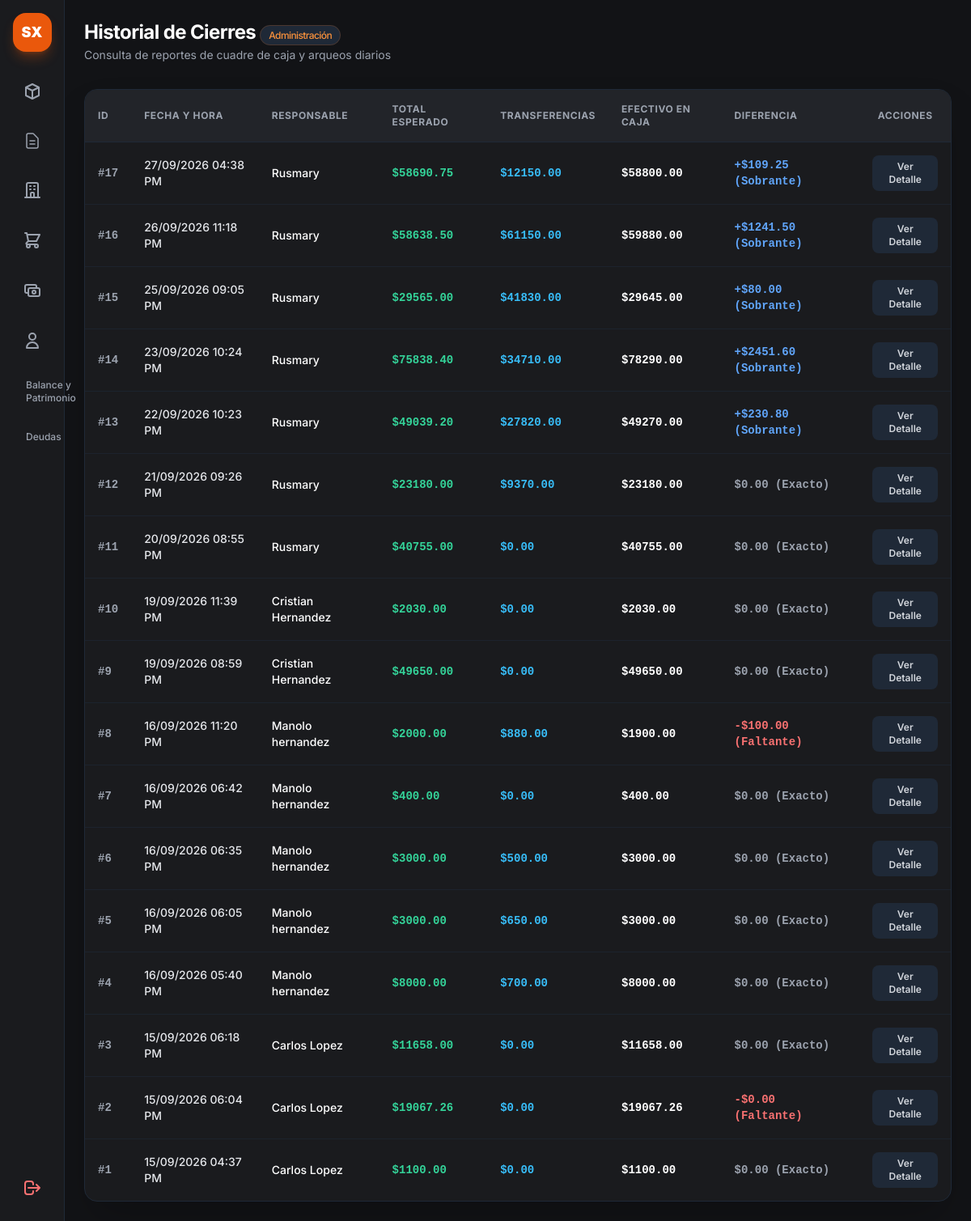
Page /admin/cierres (signed in) on the earlier database version.
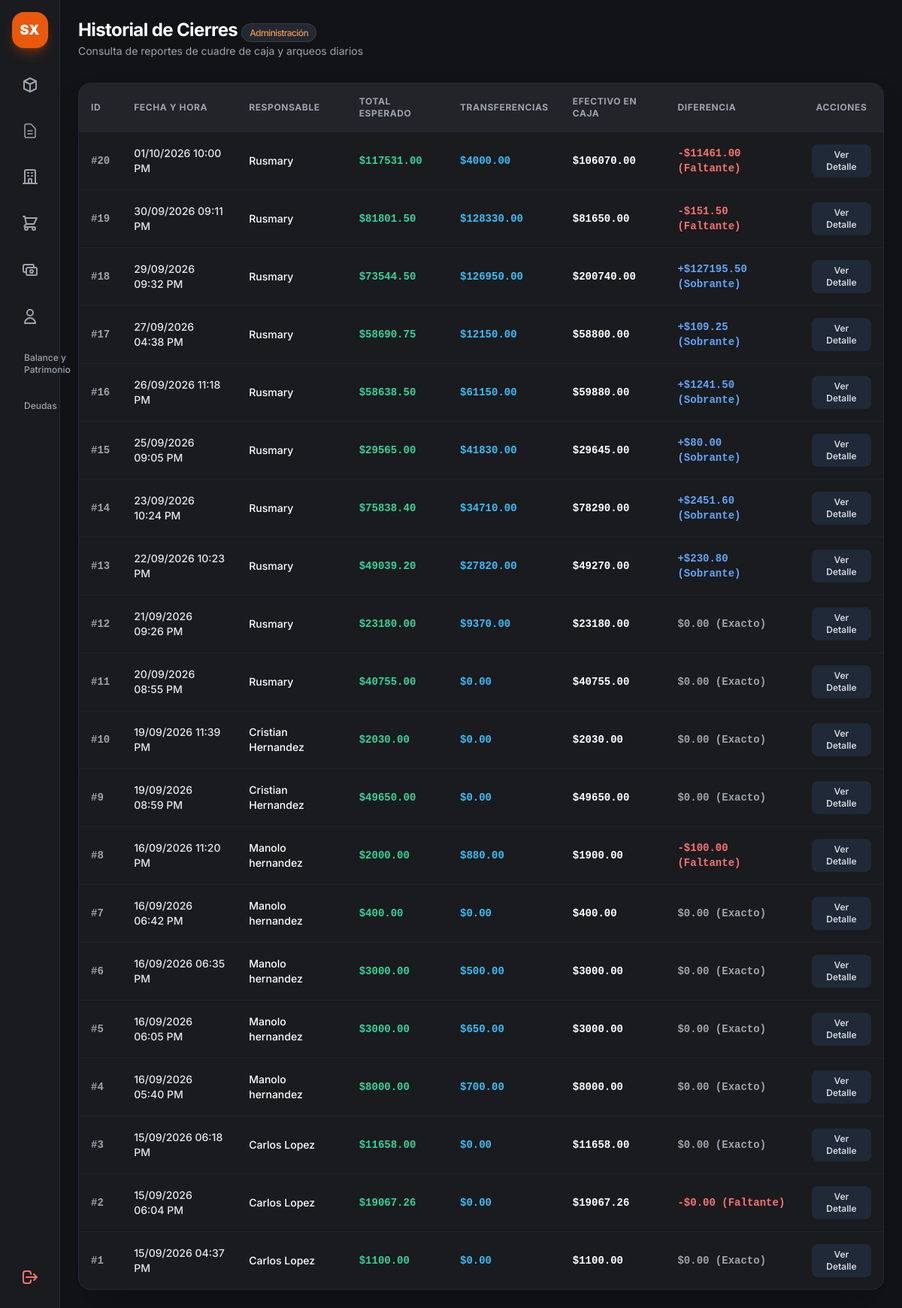
Same page on the later database version.
### app.py (models this page shows)
class CierreDia(db.Model):
    __tablename__ = 'cierres_dia'
    id = db.Column(db.Integer, primary_key=True)
    fecha = db.Column(db.DateTime, default=datetime.utcnow)
    usuario_id = db.Column(db.Integer, db.ForeignKey('usuarios.id'), nullable=True)
    usuario_nombre = db.Column(db.String(100), nullable=False)
    total_esperado = db.Column(db.Float, default=0.0)
    efectivo_caja = db.Column(db.Float, default=0.0)
    total_transferencias = db.Column(db.Float, default=0.0)
    total_deudas = db.Column(db.Float, default=0.0) # <--- Nuevo campo para el total de deudas
    diferencia = db.Column(db.Float, default=0.0)
    detalles = db.relationship('DetalleCierre', backref='cierre', lazy=True)
    deudas = db.relationship('DeudaCierre', backref='cierre', lazy=True) # <--- Relación con las deudas del cierre

### app.py (the view)
@app.route('/admin/cierres')
def vista_reporte_cierres():
    if 'user' not in session or session.get('rol') != 'admin':
        return redirect(url_for('login'))
    cierres = CierreDia.query.order_by(CierreDia.fecha.desc()).all()
    return render_template('admin_cierres.html', cierres=cierres)

### app.py (called while the page is built)
@app.context_processor
def inject_today():
    return {'hoy': date.today()}

### templates/admin_cierres.html (shortened to what this page needs)
{% extends "base.html" %}
{% block content %}
<main class="flex-1 flex flex-col min-w-0 overflow-y-auto">
    <header class="p-6 pb-2 flex flex-col sm:flex-row sm:items-center justify-between gap-4">
        <div>
            <h1 class="text-2xl font-bold text-white tracking-tight">Historial de Cierres <span
                    class="text-xs font-medium px-2.5 py-1 rounded-full bg-gray-800 text-orange-400 border border-orange-500/20">Administración</span></h1>
            <p class="text-sm text-gray-400 mt-0.5">Consulta de reportes de cuadre de caja y arqueos diarios</p>
        </div>
    </header>
    <section class="p-6 flex-1">
        <div class="bg-[#1a1b1e] border border-gray-800 rounded-2xl overflow-hidden shadow-2xl">
            <div class="overflow-x-auto">
                <table class="w-full text-left border-collapse">
                    <thead>
                        <tr class="border-b border-gray-800 text-xs font-semibold text-gray-400 uppercase tracking-wider bg-[#222429]">
                            <th class="p-4">ID</th>
                            <th class="p-4">Fecha y Hora</th>
                            <th class="p-4">Responsable</th>
                            <th class="p-4">Total Esperado</th>
                            <th class="p-4">Transferencias</th>
                            <th class="p-4">Efectivo en Caja</th>
                            <th class="p-4">Diferencia</th>
                            <th class="p-4 text-center">Acciones</th>
                        </tr>
                    </thead>
                    <tbody class="divide-y divide-gray-800/60 text-sm">
                        {% for c in cierres %}
                        <tr class="hover:bg-gray-800/30 transition-colors">
                            <td class="p-4 font-mono font-bold text-gray-400">#{{ c.id }}</td>
                            <td class="p-4 text-gray-200 font-medium">{{ c.fecha.strftime('%d/%m/%Y %I:%M %p') }}</td>
                            <td class="p-4 text-white font-medium">{{ c.usuario_nombre }}</td>
                            <td class="p-4 text-emerald-400 font-mono font-bold">${{ "%.2f"|format(c.total_esperado) }}</td>
                            <td class="p-4 text-sky-400 font-mono font-bold">${{ "%.2f"|format(c.total_transferencias or 0.0) }}</td>
                            <td class="p-4 text-white font-mono font-bold">${{ "%.2f"|format(c.efectivo_caja) }}</td>
                            <td class="p-4 font-mono font-bold">
                                {% if c.diferencia < 0 %}
                                    <span class="text-red-400">-${{ "%.2f"|format(c.diferencia|abs) }} (Faltante)</span>
                                {% elif c.diferencia > 0 %}
                                    <span class="text-blue-400">+${{ "%.2f"|format(c.diferencia) }} (Sobrante)</span>
                                {% else %}
                                    <span class="text-gray-400">$0.00 (Exacto)</span>
                                {% endif %}
                            </td>
                            <td class="p-4 text-center">
                                <button onclick="verDetalleCierre({{ c.id }})"
                                    class="px-3 py-1.5 bg-gray-800 hover:bg-orange-500 text-gray-300 hover:text-white rounded-lg text-xs font-semibold transition">
                                    Ver Detalle
                                </button>
                            </td>
                        </tr>
                        {% else %}
                        <tr>
                            <td colspan="8" class="p-8 text-center text-gray-500">No hay cierres registrados.</td>
                        </tr>
                        {% endfor %}
                    </tbody>
                </table>
            </div>
        </div>
    </section>
</main>
{% endblock %}

### templates/base.html (shortened to what this page needs)
<!DOCTYPE html>
<html lang="es" class="h-full bg-[#121316]">
<head>
    <script src="https://cdn.tailwindcss.com"></script>
    <link rel="stylesheet" href="/static/css/style.css">
</head>
<body class="h-full bg-[#121316] text-gray-200 flex overflow-hidden">
    <aside
        class="w-16 md:w-20 bg-[#1a1b1e] border-r border-gray-800 flex flex-col items-center py-4 justify-between h-screen shrink-0 z-40">
        <div class="flex flex-col items-center gap-6 w-full">
            <div
                class="w-10 h-10 md:w-12 md:h-12 bg-orange-600 rounded-2xl flex items-center justify-center font-black text-white text-lg shadow-lg shadow-orange-600/30">
                SX
            </div>
            <nav class="flex flex-col gap-3 w-full px-2">
                <a href="{{ url_for('vista_admin') }}" title="Almacenes"
                    class="p-3 rounded-2xl flex items-center justify-center transition-all border {{ 'bg-orange-600/10 border-orange-500/30 text-orange-500' if request.endpoint == 'vista_admin' else 'border-transparent text-gray-400 hover:text-white hover:bg-gray-800' }}">
                    <svg class="w-6 h-6" fill="none" stroke="currentColor" viewBox="0 0 24 24">
                        <path stroke-linecap="round" stroke-linejoin="round" stroke-width="2"
                            d="M20 7l-8-4-8 4m16 0l-8 4m8-4v10l-8 4m0-10L4 7m8 4v10M4 7v10l8 4"></path>
                    </svg>
                </a>
                <a href="{{ url_for('vista_reporte_cierres') }}" title="Reportes de Cierre"
                    class="flex items-center justify-center p-3 text-gray-400 hover:text-white hover:bg-gray-800/60 rounded-xl transition">
                    <svg class="w-6 h-6 stroke-[1.5]" fill="none" stroke="currentColor" viewBox="0 0 24 24">
                        <path stroke-linecap="round" stroke-linejoin="round"
                            d="M9 12h6m-6 4h6m2 5H7a2 2 0 01-2-2V5a2 2 0 012-2h5.586a1 1 0 01.707.293l5.414 5.414a1 1 0 01.293.707V19a2 2 0 01-2 2z" />
                    </svg>
                </a>
                <a href="{{ url_for('vista_gestion_entidades') }}" title="Almacenes y Proveedores"
                    class="p-3 rounded-2xl flex items-center justify-center transition-all border {{ 'bg-orange-600/10 border-orange-500/30 text-orange-500' if request.endpoint == 'vista_gestion_entidades' else 'border-transparent text-gray-400 hover:text-white hover:bg-gray-800' }}">
                    <svg class="w-6 h-6" fill="none" stroke="currentColor" viewBox="0 0 24 24">
                        <path stroke-linecap="round" stroke-linejoin="round" stroke-width="2"
                            d="M19 21V5a2 2 0 00-2-2H7a2 2 0 00-2 2v16m14 0h2m-2 0h-5m-9 0H3m2 0h5M9 7h1m-1 4h1m4-4h1m-1 4h1m-5 10v-5a1 1 0 011-1h2a1 1 0 011 1v5m-4 0h4" />
                    </svg>
                </a>
                <a href="{{ url_for('compras.vista_compras') }}" title="Cálculo de Compras"
                    class="p-3 rounded-2xl flex items-center justify-center transition-all border {{ 'bg-orange-600/10 border-orange-500/30 text-orange-500' if request.endpoint == 'compras.vista_compras' else 'border-transparent text-gray-400 hover:text-white hover:bg-gray-800' }}">
                    <svg class="w-6 h-6" fill="none" stroke="currentColor" viewBox="0 0 24 24">
                        <path stroke-linecap="round" stroke-linejoin="round" stroke-width="2"
                            d="M3 3h2l.4 2M7 13h10l4-8H5.4M7 13L5.4 5M7 13l-2.293 2.293c-.63.63-.184 1.707.707 1.707H17m0 0a2 2 0 100 4 2 2 0 000-4zm-8 2a2 2 0 11-4 0 2 2 0 014 0z" />
                    </svg>
                </a>
                <a href="{{ url_for('cuentas_por_pagar') }}" title="Cuentas por Pagar"
                    class="p-3 rounded-2xl flex items-center justify-center transition-all border {{ 'bg-orange-600/10 border-orange-500/30 text-orange-500' if request.endpoint == 'cuentas_por_pagar' else 'border-transparent text-gray-400 hover:text-white hover:bg-gray-800' }}">
                    <svg class="w-6 h-6" fill="none" stroke="currentColor" viewBox="0 0 24 24">
                        <path stroke-linecap="round" stroke-linejoin="round" stroke-width="2"
                            d="M17 9V7a2 2 0 00-2-2H5a2 2 0 00-2 2v6a2 2 0 002 2h2m2 4h10a2 2 0 002-2v-6a2 2 0 00-2-2H9a2 2 0 00-2 2v6a2 2 0 002 2zm7-5a2 2 0 11-4 0 2 2 0 014 0z">
                        </path>
                    </svg>
                </a>
                <a href="/admin/usuarios" title="Usuarios"
                    class="p-3 rounded-2xl flex items-center justify-center transition-all border border-transparent text-gray-400 hover:text-white hover:bg-gray-800">
                    <svg class="w-6 h-6" fill="none" stroke="currentColor" viewBox="0 0 24 24">
                        <path stroke-linecap="round" stroke-linejoin="round" stroke-width="2"
                            d="M16 7a4 4 0 11-8 0 4 4 0 018 0zM12 14a7 7 0 00-7 7h14a7 7 0 00-7-7z"></path>
                    </svg>
                </a>
                <a href="{{ url_for('vista_balance') }}"
                class="flex items-center gap-3 px-3 py-2.5 rounded-xl text-xs font-medium transition group {% if request.endpoint == 'vista_balance' %}bg-orange-500/10 text-orange-400 border border-orange-500/20 font-bold{% else %}text-gray-400 hover:bg-gray-800/60 hover:text-white{% endif %}">
                    <span>Balance y Patrimonio</span>
                </a><a href="{{ url_for('vista_deudas') }}"
                class="flex items-center gap-3 px-3 py-2.5 rounded-xl text-xs font-medium transition group {% if request.endpoint == 'vista_balance' %}bg-orange-500/10 text-orange-400 border border-orange-500/20 font-bold{% else %}text-gray-400 hover:bg-gray-800/60 hover:text-white{% endif %}">
                    <span>Deudas</span>
                </a>
            </nav>
        </div>
        <a href="{{ url_for('logout') }}" title="Cerrar Sesión"
            class="p-3 rounded-2xl text-red-400 hover:text-white hover:bg-red-600/20 transition-all border border-transparent hover:border-red-500/30">
            <svg class="w-6 h-6" fill="none" stroke="currentColor" viewBox="0 0 24 24">
                <path stroke-linecap="round" stroke-linejoin="round" stroke-width="2"
                    d="M17 16l4-4m0 0l-4-4m4 4H7m6 4v1a3 3 0 01-3 3H6a3 3 0 01-3-3V7a3 3 0 013-3h4a3 3 0 013 3v1"></path>
            </svg>
        </a>
    </aside>
    <main class="flex-1 overflow-y-auto h-screen">
        {% block content %}{% endblock %}
    </main>
</body>
</html>

### static/css/style.css (style rules this page uses)
body { font-family: 'Inter', sans-serif; }

Differences in the rows shown:
added CierreDia: id "20", fecha "01/10/2026 10:00 PM", usuario_nombre "Rusmary", total_esperado "117531.00", total_transferencias "4000.00", efectivo_caja "106070.00", diferencia|abs "11461.00"
added CierreDia: id "19", fecha "30/09/2026 09:11 PM", usuario_nombre "Rusmary", total_esperado "81801.50", total_transferencias "128330.00", efectivo_caja "81650.00", diferencia|abs "151.50"
added CierreDia: id "18", fecha "29/09/2026 09:32 PM", usuario_nombre "Rusmary", total_esperado "73544.50", total_transferencias "126950.00", efectivo_caja "200740.00", diferencia "127195.50"
